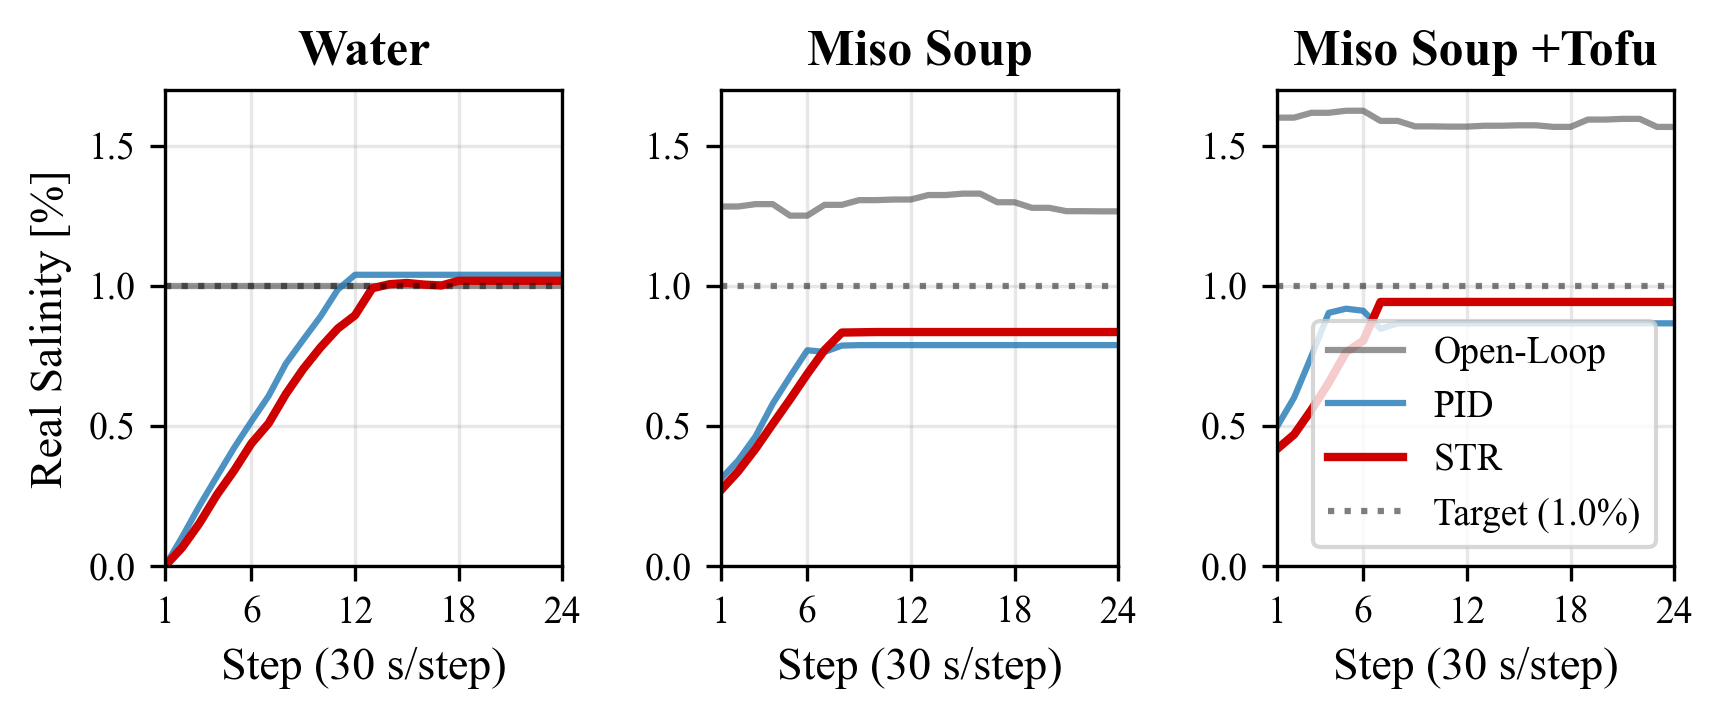

Source code (Python):
import matplotlib.pyplot as plt

# ==============================================================================
# 1. 実験データの入力エリア（ここに24ステップ分の数値を直接書き込んでください）
# ==============================================================================
# ※現在はサンプルとしてすべて「0.5」や「1.0」を入れています。実際の数値に書き換えてください。
# ※エクセルから数値をコピーして、カンマ `,` で区切って並べればOKです。

# --- ① 水 (Water) のデータ（各24要素） ---
water_ol  = [1.0]*24  # Open-Loop のデータ (例: [1.0, 1.0, 1.0, ...])
w_pid_raw = [-0.000432759, 0.104614227, 0.215700957, 0.319640602, 0.422171288, 0.51621772, 0.607208249, 0.722747691, 0.80761029, 0.890491235, 0.986650062, 1.039532742]
water_pid = w_pid_raw + [w_pid_raw[-1]] * (24 - len(w_pid_raw))
w_str_raw = [0.000221222,
0.066793307,
0.153404914,
0.254087459,
0.340925965,
0.437549218,
0.509476639,
0.614398629,
0.703287245,
0.780267015,
0.847584054,
0.894943459,
0.991438219,    
1.005897544,
1.010343698,
1.00445099,
1.001299333,
1.01810388,
]
water_str = w_str_raw + [w_str_raw[-1]] * (24 - len(w_str_raw))

# --- ② 味噌汁 (Miso Soup) のデータ（各24要素） ---
miso_ol   = [1.283088804,
1.283088804,
1.291585081,
1.291585081,
1.250544391,
1.250544391,
1.289057649,
1.289057649,
1.305827402,
1.305827402,
1.308012953,
1.308012953,
1.323967322,
1.323967322,
1.328991554,
1.328991554,
1.298341852,
1.298341852,
1.278377518,
1.278377518,
1.266400051,
1.266400051,
1.265767617,
1.265767617]
miso_pid_raw = [0.311151154,
0.377470922,
0.462648067,
0.579607873,
0.676456697,
0.770202005,
0.764442091,
0.786995848,
0.788612309]
miso_pid = miso_pid_raw + [miso_pid_raw[-1]] * (24 - len(miso_pid_raw))
miso_str_raw = [0.270914512,
0.338354573,
0.418397606,
0.507443972,
0.594943023,
0.685628138,
0.771113971,
0.833399432,
0.834334036,
0.835270461]
miso_str = miso_str_raw + [miso_str_raw[-1]] * (24 - len(miso_str_raw))

# --- ③ 味噌＋豆腐 (Miso+Tofu) のデータ（各24要素） ---
tofu_ol   = [1.600138599,
1.600138599,
1.617406542,
1.617406542,
1.62473713,
1.62473713,
1.588498823,
1.588498823,
1.568930072,
1.568930072,
1.568022934,
1.568022934,
1.571202185,
1.571202185,
1.572796302,
1.572796302,
1.56718766,
1.56718766,
1.593171134,
1.593171134,
1.595719313,
1.595719313,
1.56703067,
1.56703067]
tofu_pid_raw = [0.496732049,
0.601499028,
0.74885993,
0.903602133,
0.918535909,
0.911149773,
0.846863981,
0.866354767]
tofu_pid = tofu_pid_raw + [tofu_pid_raw[-1]] * (24 - len(tofu_pid_raw))

tofu_str_raw  = [0.417202589,
0.469642388,
0.557690669,
0.654209423,
0.762905525,
0.804476759,
0.942606925]
tofu_str = tofu_str_raw + [tofu_str_raw[-1]] * (24 - len(tofu_str_raw))

# X軸のステップ（1から24まで自動生成）
steps = list(range(1, 25))

# ==============================================================================
# 2. 全体のフォントと文字サイズの設定 (Times New Roman, 9〜12)
# ==============================================================================
plt.rcParams['font.family'] = 'Times New Roman'
plt.rcParams['font.size'] = 10
plt.rcParams['axes.titlesize'] = 12              # グラフタイトルのサイズ
plt.rcParams['axes.labelsize'] = 11              # 軸ラベル（Step, C_real [%]）のサイズ
plt.rcParams['xtick.labelsize'] = 9              # X軸目盛り数字のサイズ
plt.rcParams['ytick.labelsize'] = 9              # Y軸目盛り数字のサイズ
plt.rcParams['legend.fontsize'] = 9              # 凡例の文字サイズ

# ==============================================================================
# 3. グラフの作成（幅15cm）
# ==============================================================================
fig_width_in = 15 / 2.54  # 幅15cmをインチに変換
fig_height_in = 2.5     # 横に3つ並べたときにバランスの良い高さ

fig, axes = plt.subplots(1, 3, figsize=(fig_width_in, fig_height_in))

# グラフの設定用データ構造
plot_configs = [
    {"title": "Water",     "ol": water_ol, "pid": water_pid, "str": water_str},
    {"title": "Miso Soup", "ol": miso_ol,  "pid": miso_pid,  "str": miso_str},
    {"title": "Miso Soup\n+Tofu", "ol": tofu_ol,  "pid": tofu_pid,  "str": tofu_str}
]

colors = {'OL': '#4d4d4d', 'PID': '#1f77b4', 'STR': "#ce0000"}

for i, cfg in enumerate(plot_configs):
    ax = axes[i]
    
    # 3つの制御モードをプロット
    ax.plot(steps, cfg["ol"],  label='Open-Loop', color=colors['OL'], alpha=0.6, linewidth=1.5)
    ax.plot(steps, cfg["pid"], label='PID',       color=colors['PID'], alpha=0.8, linewidth=1.5)
    ax.plot(steps, cfg["str"], label='STR',       color=colors['STR'], linewidth=2.0)
    
    # 目標ライン（1.0% の黒点線、半透明）
    ax.axhline(1.0, color='black', linestyle=':', alpha=0.5, label='Target (1.0%)')
    
    # グラフの装飾
    ax.set_title(cfg["title"], fontweight='bold')
    ax.set_xlabel("Step (30 s/step)")
    ax.set_xlim(1, 24)
    ax.set_xticks([1, 6, 12, 18, 24])
    
    # Y軸ラベルと凡例は一番左のグラフ（Water）のみに表示してすっきりさせる
    if i == 0:
        ax.set_ylabel("Real Salinity [%]")
        
    if i == 2:                       # 💡 一番右のグラフ（Miso+Tofu）のとき
        ax.legend(loc='lower right') # 💡 凡例を右下に表示
        
    ax.set_ylim(0, 1.7)     # Y軸の範囲（0〜1.5%）
    ax.grid(alpha=0.3)

# レイアウトの自動調整（文字の見切れないようにする）
plt.tight_layout()

plt.savefig("Fig9.png", dpi=300, bbox_inches='tight')
plt.savefig("Fig9.pdf", bbox_inches='tight')

plt.show()
